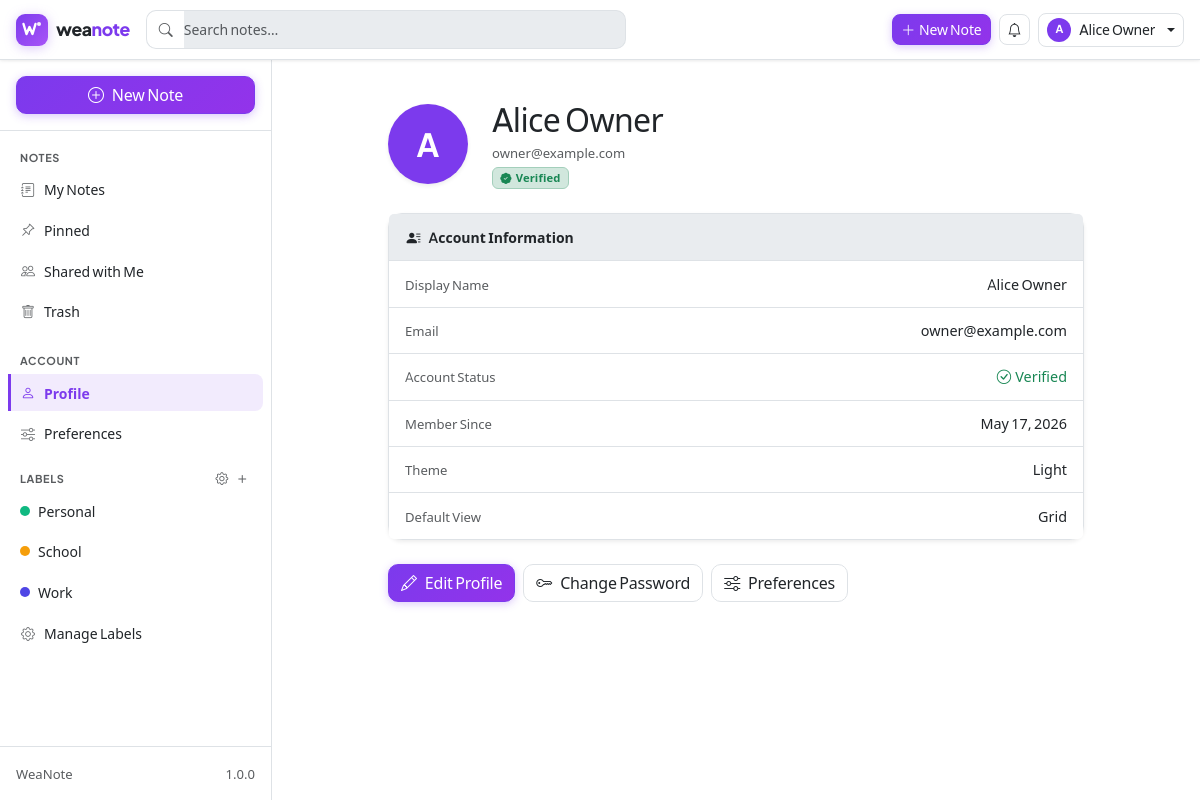
Screenshot of /profile (signed in) with the database file from the repository.
### tables this page shows
CREATE TABLE IF NOT EXISTS `users` (
  `id`                       INT UNSIGNED     NOT NULL AUTO_INCREMENT,
  `email`                    VARCHAR(255)     NOT NULL,
  `display_name`             VARCHAR(100)     NOT NULL,
  `password_hash`            VARCHAR(255)     NOT NULL,
  `avatar`                   VARCHAR(255)     DEFAULT NULL,

   
  `is_verified`              TINYINT(1)       NOT NULL DEFAULT 0,
  `activation_token`         VARCHAR(64)      DEFAULT NULL,
  `activation_token_expires_at` DATETIME      DEFAULT NULL,

   
  `reset_token`              VARCHAR(64)      DEFAULT NULL,
  `reset_token_expires_at`   DATETIME         DEFAULT NULL,
  `reset_otp`                VARCHAR(255)     DEFAULT NULL,
  `reset_otp_expires_at`     DATETIME         DEFAULT NULL,

  `created_at`               DATETIME         NOT NULL DEFAULT CURRENT_TIMESTAMP,
  `updated_at`               DATETIME         NOT NULL DEFAULT CURRENT_TIMESTAMP ON UPDATE CURRENT_TIMESTAMP,

  PRIMARY KEY (`id`),
  UNIQUE KEY `uq_users_email` (`email`),
  KEY `idx_users_activation_token` (`activation_token`),
  KEY `idx_users_reset_token`      (`reset_token`)
);

CREATE TABLE IF NOT EXISTS `labels` (
  `id`         INT UNSIGNED  NOT NULL AUTO_INCREMENT,
  `user_id`    INT UNSIGNED  NOT NULL,
  `name`       VARCHAR(100)  NOT NULL,
  `color`      VARCHAR(7)    NOT NULL DEFAULT '#6c757d',
  `created_at` DATETIME      NOT NULL DEFAULT CURRENT_TIMESTAMP,
  `updated_at` DATETIME      NOT NULL DEFAULT CURRENT_TIMESTAMP ON UPDATE CURRENT_TIMESTAMP,

  PRIMARY KEY (`id`),
  UNIQUE KEY `uq_labels_user_name` (`user_id`, `name`),
  KEY `idx_labels_user` (`user_id`),
  CONSTRAINT `fk_labels_user`
    FOREIGN KEY (`user_id`) REFERENCES `users` (`id`) ON DELETE CASCADE
);

### app/Views/profile/show.php (the view, shortened to what the rows shown need)
<?php
$user  = $user  ?? Auth::user();
require BASE_PATH . '/app/Views/layouts/header.php';
require BASE_PATH . '/app/Views/layouts/sidebar.php';
?>
<div class="nf-main">
  <div class="container-lg py-3" style="max-width:720px">
    <div class="d-flex align-items-center gap-4 mb-4 flex-wrap">
      <div class="flex-shrink-0">
        <?php if (!empty($user['avatar'])): ?>
          <img src="<?= BASE_URL ?>/uploads/avatars/<?= htmlspecialchars($user['avatar']) ?>"
               class="rounded-circle border shadow-sm"
               width="80" height="80" alt="Avatar" style="object-fit:cover">
        <?php else: ?>
          <div class="rounded-circle bg-primary text-white d-flex align-items-center justify-content-center fw-bold shadow-sm"
               style="width:80px;height:80px;font-size:2rem;flex-shrink:0">
            <?= htmlspecialchars(mb_strtoupper(mb_substr($user['display_name'] ?? '?', 0, 1))) ?>
          </div>
        <?php endif; ?>
      </div>
      <div class="flex-grow-1 min-width-0">
        <h2 class="mb-0 text-truncate"><?= htmlspecialchars($user['display_name'] ?? '') ?></h2>
        <div class="text-muted small mt-1"><?= htmlspecialchars($user['email'] ?? '') ?></div>
        <?php if (!empty($user['is_verified'])): ?>
          <span class="badge bg-success-subtle text-success border border-success-subtle mt-1">
            <i class="bi bi-patch-check-fill me-1"></i>Verified
          </span>
        <?php else: ?>
          <span class="badge bg-warning-subtle text-warning border border-warning-subtle mt-1">
            <i class="bi bi-exclamation-triangle me-1"></i>Not Verified
          </span>
        <?php endif; ?>
      </div>
    </div>
    <div class="card shadow-sm mb-4">
      <div class="card-header fw-semibold">
        <i class="bi bi-person-lines-fill me-2"></i>Account Information
      </div>
      <ul class="list-group list-group-flush">
        <li class="list-group-item d-flex justify-content-between align-items-center">
          <span class="text-muted small">Display Name</span>
          <span><?= htmlspecialchars($user['display_name'] ?? '') ?></span>
        </li>
        <li class="list-group-item d-flex justify-content-between align-items-center">
          <span class="text-muted small">Email</span>
          <span><?= htmlspecialchars($user['email'] ?? '') ?></span>
        </li>
        <li class="list-group-item d-flex justify-content-between align-items-center">
          <span class="text-muted small">Account Status</span>
          <?php if (!empty($user['is_verified'])): ?>
            <span class="text-success"><i class="bi bi-check-circle me-1"></i>Verified</span>
          <?php endif; ?>
        </li>
        <li class="list-group-item d-flex justify-content-between align-items-center">
          <span class="text-muted small">Member Since</span>
          <span><?= !empty($user['created_at']) ? date('F j, Y', strtotime($user['created_at'])) : '—' ?></span>
        </li>
        <li class="list-group-item d-flex justify-content-between align-items-center">
          <span class="text-muted small">Theme</span>
          <span class="text-capitalize"><?= htmlspecialchars($user['theme'] ?? 'light') ?></span>
        </li>
        <li class="list-group-item d-flex justify-content-between align-items-center">
          <span class="text-muted small">Default View</span>
          <span class="text-capitalize"><?= htmlspecialchars($user['default_view'] ?? 'grid') ?></span>
        </li>
      </ul>
    </div>
    <div class="d-flex flex-wrap gap-2">
      <a href="<?= BASE_URL ?>/profile/edit" class="btn btn-primary">
        <i class="bi bi-pencil me-2"></i>Edit Profile
      </a>
      <a href="<?= BASE_URL ?>/profile/password" class="btn btn-outline-secondary">
        <i class="bi bi-key me-2"></i>Change Password
      </a>
      <a href="<?= BASE_URL ?>/preferences" class="btn btn-outline-secondary">
        <i class="bi bi-sliders me-2"></i>Preferences
      </a>
    </div>
  </div>
</div>
<?php require BASE_PATH . '/app/Views/layouts/footer.php'; ?>

### app/Core/Router.php (shortened to what the rows shown need)
<?php
class Router
{
    private array $routes   = [];
    private function addRoute(string $method, string $path, string $handler): void
    {
        $pattern = preg_replace('/\{([a-zA-Z_][a-zA-Z0-9_]*)\}/', '(?P<$1>[^/]+)', $path);
        $pattern = '#^' . $pattern . '$#u';
        $this->routes[] = [
            'method'  => strtoupper($method),
            'pattern' => $pattern,
            'handler' => $handler,
        ];
    }
    public function dispatch(): void
    {
        $method = strtoupper($_SERVER['REQUEST_METHOD'] ?? 'GET');
        $uri = parse_url($_SERVER['REQUEST_URI'] ?? '/', PHP_URL_PATH);
        $uri = rawurldecode($uri);
        $uri = '/' . ltrim($uri, '/');
        foreach ($this->routes as $route) {
            if ($route['method'] !== $method) {
                continue;
            }
            if (preg_match($route['pattern'], $uri, $matches)) {
                $params = array_filter($matches, 'is_string', ARRAY_FILTER_USE_KEY);
                $this->callHandler($route['handler'], array_values($params));
                return;
            }
        }
    }
    private function callHandler(string $handler, array $params): void
    {
        [$classShort, $action] = explode('@', $handler, 2);
        $controller = new $fqn();
        $controller->$action(...$params);
    }
}

### app/Views/layouts/header.php (shortened to what the rows shown need)
<?php
$currentUser   = Auth::user();
$theme         = $currentUser['theme'] ?? 'light';
$fontSize      = $currentUser['font_size'] ?? 'medium';
$fontClass = match ($fontSize) {
    'small' => 'nf-font-sm',
    'large' => 'nf-font-lg',
    default => '',
};
?>
<!DOCTYPE html>
<html lang="en" data-bs-theme="<?= htmlspecialchars($theme) ?>"<?= $fontClass ? ' class="' . $fontClass . '"' : '' ?>>
<head>
  <link rel="stylesheet" href="<?= BASE_URL ?>/assets/vendor/css/fonts.css">
  <link rel="stylesheet" href="<?= BASE_URL ?>/assets/vendor/css/bootstrap.min.css">
  <link rel="stylesheet" href="<?= BASE_URL ?>/assets/vendor/css/bootstrap-icons.min.css">
  <link rel="stylesheet" href="<?= BASE_URL ?>/assets/css/app.css?v=<?= APP_VERSION ?>">
</head>
<?php if (Auth::check()): ?>
<body class="app-body">
<nav class="navbar navbar-expand-lg fixed-top nf-navbar" id="mainNav">
  <div class="container-fluid px-3">
    <a class="wn-navbar-brand me-3" href="<?= BASE_URL ?>/notes">
      <span class="wn-logo-mark">
      </span>
      <span class="wn-brand-text">wea<span class="wn-accent">note</span></span>
    </a>
    <div class="flex-grow-1 d-none d-lg-flex me-3" style="max-width:480px">
      <div class="input-group">
        <span class="input-group-text bg-body border-end-0">
          <i class="bi bi-search text-muted"></i>
        </span>
        <input type="search" id="globalSearch" class="form-control border-start-0 ps-0"
               placeholder="Search notes…" autocomplete="off" aria-label="Search notes">
      </div>
    </div>
    <div class="d-flex align-items-center ms-auto gap-2">
      <a href="<?= BASE_URL ?>/notes/create"
         class="btn btn-primary btn-sm d-none d-lg-flex align-items-center gap-1">
        <i class="bi bi-plus-lg"></i><span>New Note</span>
      </a>
      <div class="dropdown">
        <button class="btn btn-sm btn-outline-secondary position-relative"
                id="notifBtn" data-bs-toggle="dropdown" aria-expanded="false"
                aria-label="Notifications">
          <i class="bi bi-bell"></i>
        </button>
      </div>
      <div class="dropdown">
        <button class="btn btn-sm btn-outline-secondary dropdown-toggle d-flex align-items-center gap-2"
                data-bs-toggle="dropdown" aria-expanded="false">
          <?php if (!empty($currentUser['avatar'])): ?>
            <img src="<?= BASE_URL ?>/uploads/avatars/<?= htmlspecialchars($currentUser['avatar']) ?>"
                 class="rounded-circle" width="24" height="24" alt=""
                 style="object-fit:cover">
          <?php else: ?>
            <span class="rounded-circle bg-primary text-white d-flex align-items-center justify-content-center fw-bold"
                  style="width:24px;height:24px;font-size:11px;flex-shrink:0">
              <?= htmlspecialchars(mb_strtoupper(mb_substr($currentUser['display_name'] ?? '?', 0, 1))) ?>
            </span>
          <?php endif; ?>
          <span class="d-none d-md-inline text-truncate" style="max-width:120px">
            <?= htmlspecialchars($currentUser['display_name'] ?? '') ?>
          </span>
        </button>
      </div>
    </div>
  </div>
</nav>
<div class="nf-page" id="nfPage">
  <div class="nf-wrapper" id="appWrapper">
<?php else: ?>
<body class="auth-body">
<div class="auth-wrapper">
<?php endif; ?>

### app/Views/layouts/sidebar.php (shortened to what the rows shown need)
<?php
$sidebarLabels = $sidebarLabels ?? [];
$currentUri = parse_url($_SERVER['REQUEST_URI'] ?? '/', PHP_URL_PATH);
$base = BASE_PATH_WEB;
$rel  = ($base !== '' && str_starts_with($currentUri, $base))
      ? substr($currentUri, strlen($base))
      : $currentUri;
$rel  = '/' . ltrim($rel, '/');
$isActive = static function (string $pattern) use ($rel): string {
    return preg_match('#^' . $pattern . '($|/)#', $rel) ? 'active' : '';
};
?>
<aside class="nf-sidebar d-none d-lg-flex flex-column" id="sidebar">
  <div class="p-3 border-bottom">
    <a href="<?= BASE_URL ?>/notes/create"
       class="btn btn-primary w-100 d-flex align-items-center justify-content-center gap-2">
      <i class="bi bi-plus-circle"></i>
      <span>New Note</span>
    </a>
  </div>
  <nav class="nf-sidebar-nav flex-grow-1 overflow-y-auto p-2" aria-label="Sidebar navigation">
    <div class="nf-sidebar-section">Notes</div>
    <ul class="nav nav-pills flex-column gap-1">
      <li class="nav-item">
        <a href="<?= BASE_URL ?>/notes"
           class="nav-link <?= $isActive('/notes') ?> <?= $isActive('/') ?>">
          <i class="bi bi-journal-text"></i>My Notes
        </a>
      </li>
      <li class="nav-item">
        <a href="<?= BASE_URL ?>/notes?filter=pinned"
           class="nav-link <?= (($rel === '/notes' || $rel === '/') && ($_GET['filter'] ?? '') === 'pinned') ? 'active' : '' ?>">
          <i class="bi bi-pin-angle"></i>Pinned
        </a>
      </li>
      <li class="nav-item">
        <a href="<?= BASE_URL ?>/shared" class="nav-link <?= $isActive('/shared') ?>">
          <i class="bi bi-people"></i>Shared with Me
        </a>
      </li>
      <li class="nav-item">
        <a href="<?= BASE_URL ?>/trash" class="nav-link <?= $isActive('/trash') ?>">
          <i class="bi bi-trash"></i>Trash
        </a>
      </li>
    </ul>
    <div class="nf-sidebar-section mt-2">Account</div>
    <ul class="nav nav-pills flex-column gap-1">
      <li class="nav-item">
        <a href="<?= BASE_URL ?>/profile" class="nav-link <?= $isActive('/profile') ?>">
          <i class="bi bi-person"></i>Profile
        </a>
      </li>
      <li class="nav-item">
        <a href="<?= BASE_URL ?>/preferences" class="nav-link <?= $isActive('/preferences') ?>">
          <i class="bi bi-sliders"></i>Preferences
        </a>
      </li>
    </ul>
    <div class="mt-2">
      <div class="nf-sidebar-section d-flex align-items-center">
        <span class="flex-grow-1">Labels</span>
        <a href="<?= BASE_URL ?>/labels"
           class="btn btn-link btn-sm p-0 text-muted lh-1 me-1"
           title="Manage labels" aria-label="Manage labels">
          <i class="bi bi-gear" style="font-size:.8rem"></i>
        </a>
        <button class="btn btn-link btn-sm p-0 text-muted lh-1"
                id="addLabelBtn" title="New label" aria-label="New label">
          <i class="bi bi-plus fs-6"></i>
        </button>
      </div>
      <ul class="nav nav-pills flex-column gap-1" id="labelList">
        <?php if (!empty($sidebarLabels)): ?>
          <?php foreach ($sidebarLabels as $lbl): ?>
            <li class="nav-item">
              <a href="<?= BASE_URL ?>/labels/<?= (int)$lbl['id'] ?>/notes"
                 class="nav-link d-flex align-items-center gap-2 <?= $isActive('/labels/' . $lbl['id'] . '/notes') ?>">
                <span class="nf-label-dot rounded-circle flex-shrink-0"
                      style="width:10px;height:10px;background:<?= htmlspecialchars($lbl['color']) ?>"></span>
                <span class="text-truncate flex-grow-1"><?= htmlspecialchars($lbl['name']) ?></span>
              </a>
            </li>
          <?php endforeach; ?>
        <?php else: ?>
          <li class="nav-item">
            <span class="nav-link text-muted small disabled">No labels yet</span>
          </li>
        <?php endif; ?>
        <li class="nav-item">
          <a href="<?= BASE_URL ?>/labels" class="nav-link <?= $isActive('/labels') ?>">
            <i class="bi bi-gear" style="width:16px;flex-shrink:0"></i>
            <span class="text-truncate flex-grow-1">Manage Labels</span>
          </a>
        </li>
      </ul>
    </div>
  </nav>
  <div class="p-3 border-top small text-muted d-flex align-items-center gap-2">
    <span class="text-muted"><?= APP_NAME ?></span>
    <span class="ms-auto"><?= APP_VERSION ?></span>
  </div>
</aside>

### rows the page displays
users: display_name "A", display_name "Alice Owner", email "owner@example.com", is_verified 1 (drawn), created_at "May 17, 2026"
labels: name "Personal"
labels: name "School"
labels: name "Work"

### other values shown
$user['theme'] "Light"
$user['default_view'] "Grid"
